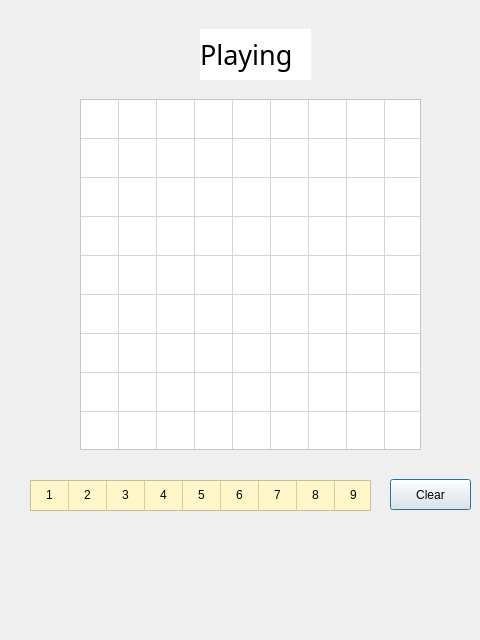
<?xml version="1.0" encoding="UTF-8"?>
<ui version="4.0">
 <class>Play</class>
 <widget class="QDialog" name="Play">
  <property name="geometry">
   <rect>
    <x>0</x>
    <y>0</y>
    <width>480</width>
    <height>640</height>
   </rect>
  </property>
  <property name="windowTitle">
   <string>Dialog</string>
  </property>
  <widget class="QTableWidget" name="tableWidget_board">
   <property name="geometry">
    <rect>
     <x>80</x>
     <y>99</y>
     <width>341</width>
     <height>351</height>
    </rect>
   </property>
   <property name="styleSheet">
    <string notr="true">background-color: rgb(255, 255, 255);</string>
   </property>
   <property name="verticalScrollBarPolicy">
    <enum>Qt::ScrollBarAlwaysOff</enum>
   </property>
   <property name="horizontalScrollBarPolicy">
    <enum>Qt::ScrollBarAlwaysOff</enum>
   </property>
   <property name="sizeAdjustPolicy">
    <enum>QAbstractScrollArea::AdjustIgnored</enum>
   </property>
   <property name="editTriggers">
    <set>QAbstractItemView::NoEditTriggers</set>
   </property>
   <property name="rowCount">
    <number>9</number>
   </property>
   <property name="columnCount">
    <number>9</number>
   </property>
   <attribute name="horizontalHeaderVisible">
    <bool>false</bool>
   </attribute>
   <attribute name="horizontalHeaderMinimumSectionSize">
    <number>22</number>
   </attribute>
   <attribute name="horizontalHeaderDefaultSectionSize">
    <number>38</number>
   </attribute>
   <attribute name="verticalHeaderVisible">
    <bool>false</bool>
   </attribute>
   <attribute name="verticalHeaderDefaultSectionSize">
    <number>39</number>
   </attribute>
   <row/>
   <row/>
   <row/>
   <row/>
   <row/>
   <row/>
   <row/>
   <row/>
   <row/>
   <column/>
   <column/>
   <column/>
   <column/>
   <column/>
   <column/>
   <column/>
   <column/>
   <column/>
  </widget>
  <widget class="QLabel" name="label">
   <property name="geometry">
    <rect>
     <x>200</x>
     <y>29</y>
     <width>111</width>
     <height>51</height>
    </rect>
   </property>
   <property name="font">
    <font>
     <family>Cascadia Code</family>
     <pointsize>20</pointsize>
    </font>
   </property>
   <property name="styleSheet">
    <string notr="true">background-color: rgb(255, 255, 255);r</string>
   </property>
   <property name="text">
    <string>Playing</string>
   </property>
  </widget>
  <widget class="QPushButton" name="pushButton_Clear">
   <property name="geometry">
    <rect>
     <x>390</x>
     <y>479</y>
     <width>81</width>
     <height>31</height>
    </rect>
   </property>
   <property name="text">
    <string>Clear</string>
   </property>
  </widget>
  <widget class="QTableWidget" name="tableWidget_numbers">
   <property name="geometry">
    <rect>
     <x>30</x>
     <y>480</y>
     <width>341</width>
     <height>31</height>
    </rect>
   </property>
   <property name="styleSheet">
    <string notr="true">background-color: rgb(255, 247, 202);</string>
   </property>
   <property name="verticalScrollBarPolicy">
    <enum>Qt::ScrollBarAlwaysOff</enum>
   </property>
   <property name="horizontalScrollBarPolicy">
    <enum>Qt::ScrollBarAlwaysOff</enum>
   </property>
   <property name="editTriggers">
    <set>QAbstractItemView::NoEditTriggers</set>
   </property>
   <property name="rowCount">
    <number>1</number>
   </property>
   <property name="columnCount">
    <number>9</number>
   </property>
   <attribute name="horizontalHeaderVisible">
    <bool>false</bool>
   </attribute>
   <attribute name="horizontalHeaderMinimumSectionSize">
    <number>23</number>
   </attribute>
   <attribute name="horizontalHeaderDefaultSectionSize">
    <number>38</number>
   </attribute>
   <attribute name="verticalHeaderVisible">
    <bool>false</bool>
   </attribute>
   <attribute name="verticalHeaderDefaultSectionSize">
    <number>30</number>
   </attribute>
   <row/>
   <column/>
   <column/>
   <column/>
   <column/>
   <column/>
   <column/>
   <column/>
   <column/>
   <column/>
   <item row="0" column="0">
    <property name="text">
     <string>1</string>
    </property>
    <property name="textAlignment">
     <set>AlignCenter</set>
    </property>
   </item>
   <item row="0" column="1">
    <property name="text">
     <string>2</string>
    </property>
    <property name="textAlignment">
     <set>AlignCenter</set>
    </property>
   </item>
   <item row="0" column="2">
    <property name="text">
     <string>3</string>
    </property>
    <property name="textAlignment">
     <set>AlignCenter</set>
    </property>
   </item>
   <item row="0" column="3">
    <property name="text">
     <string>4</string>
    </property>
    <property name="textAlignment">
     <set>AlignCenter</set>
    </property>
   </item>
   <item row="0" column="4">
    <property name="text">
     <string>5</string>
    </property>
    <property name="textAlignment">
     <set>AlignCenter</set>
    </property>
   </item>
   <item row="0" column="5">
    <property name="text">
     <string>6</string>
    </property>
    <property name="textAlignment">
     <set>AlignCenter</set>
    </property>
   </item>
   <item row="0" column="6">
    <property name="text">
     <string>7</string>
    </property>
    <property name="textAlignment">
     <set>AlignCenter</set>
    </property>
   </item>
   <item row="0" column="7">
    <property name="text">
     <string>8</string>
    </property>
    <property name="textAlignment">
     <set>AlignCenter</set>
    </property>
   </item>
   <item row="0" column="8">
    <property name="text">
     <string>9</string>
    </property>
    <property name="textAlignment">
     <set>AlignCenter</set>
    </property>
   </item>
  </widget>
 </widget>
 <resources/>
 <connections/>
</ui>
